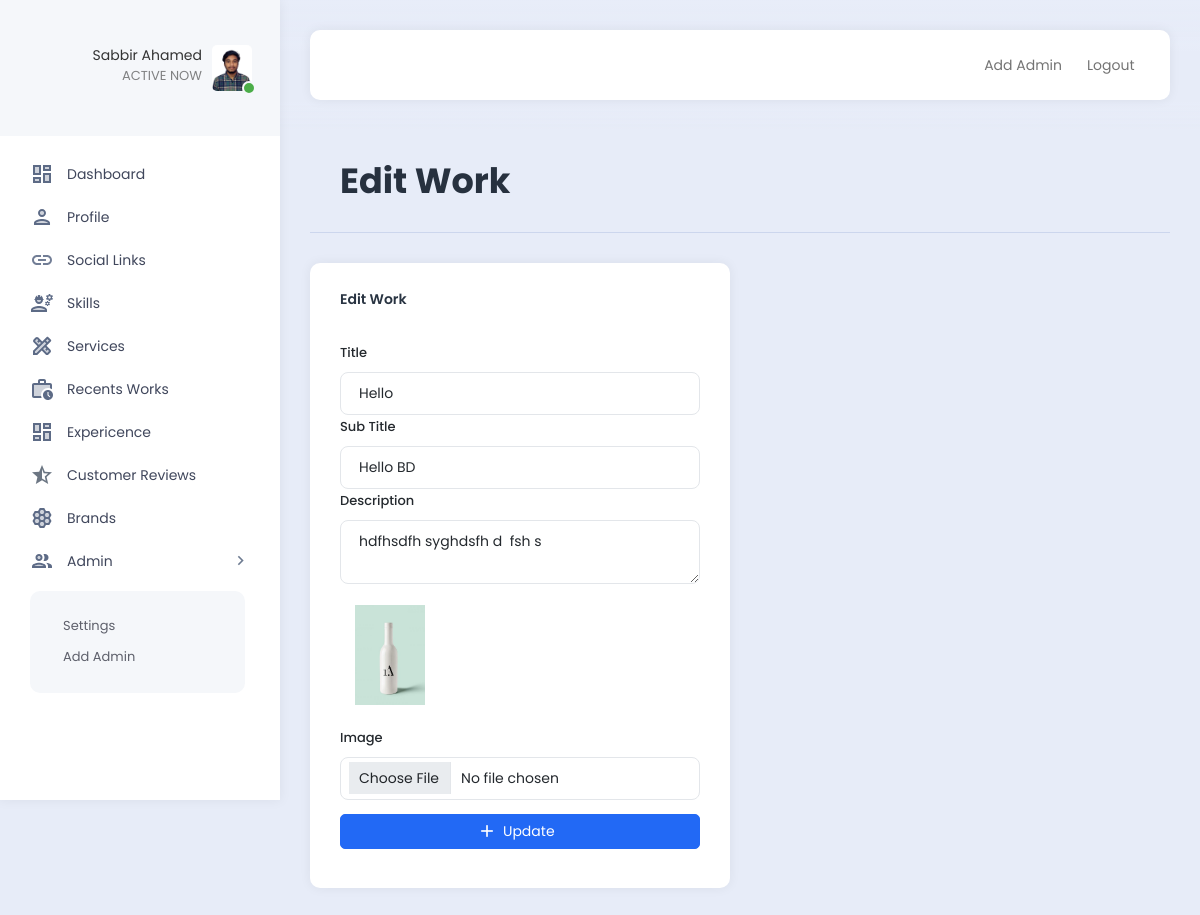
Screenshot of /admin/editWork.php?editid=3 (signed in) with the database file from the repository.
### tables this page shows
CREATE TABLE `recent_works` (
  `id` int NOT NULL,
  `title` varchar(200) NOT NULL,
  `sub_title` varchar(200) NOT NULL,
  `description` longtext NOT NULL,
  `status` varchar(200) NOT NULL DEFAULT 'deactive',
  `image` varchar(200) NOT NULL DEFAULT 'default.jpg'
);

### admin/editWork.php (the view, shortened to what this page needs)
<?php
include("extends/header.php");
if(isset($_GET['editid'])){
    $id = $_GET['editid'];
    $getQuery = "SELECT * FROM recent_works WHERE id='$id'";
    $connect = mysqli_query($db,$getQuery);
    $recent_works = mysqli_fetch_assoc($connect);
}
?>
<div class="row">
    <div class="col">
        <div class="page-description">
            <h1>Edit Work</h1>
        </div>
    </div>
</div>
<div class="row">
    <div class="col-6">
        <div class="card">
            <div class="card-header">
                <p>Edit Work</p>
            </div>
            <div class="card-body">
                <form action="menuScript/works.php" method="POST" enctype="multipart/form-data" >
                <label for="exampleInputEmail1" class="form-label">Title</label>
                <input type="text" class="form-control" name="skill_title" aria-describedby="emailHelp" value="<?= $recent_works['title'] ?>">
                <label for="exampleInputEmail1" class="form-label">Sub Title</label>
                <input type="text" class="form-control" name="skill_title" aria-describedby="emailHelp" value="<?= $recent_works['sub_title'] ?>">
                <label for="exampleInputEmail1" class="form-label">Description</label>
                <textarea type="text" class="form-control" name="description"><?= $recent_works['description'] ?></textarea>
                <picture class="d-block my-4">
                    <img id="port_show_img" src="../frontend/img/recent_works/uploads/<?= $recent_works['image'] ?>" alt="" style="width:100px; height: 100px; object-fit:contain">
                </picture>
                <label for="exampleInputEmail1" class="form-label">Image</label>
                <input onchange="document.querySelector('#port_show_img').src = window.URL.createObjectURL(this.files[0])" type="file" class="form-control" aria-describedby="emailHelp" name="workimage">
                    <div class="d-grid gap-2 my-3">
                        <button name="update" class="btn btn-primary" type="submit"><i class="material-icons">add</i>Update</button>
                    </div>
                </form>
            </div>
        </div>
    </div>
</div>

### admin/extends/header.php (shortened to what this page needs)
<?php
include ("config/database_conn.php");
     $explode = explode('/', $_SERVER['PHP_SELF']);
     $id = $_SESSION["author_id"];
     $link = end($explode);
     $adimg_query = "SELECT * FROM admins WHERE id='$id'";
     $conection = mysqli_query($db, $adimg_query);
     $user = mysqli_fetch_assoc($conection);
?>
<!DOCTYPE html>
<html lang="en">
<head>
    <link rel="stylesheet" href="https://cdnjs.cloudflare.com/ajax/libs/font-awesome/4.7.0/css/font-awesome.css" />
    <link href="assets/plugins/bootstrap/css/bootstrap.min.css" rel="stylesheet">
    <link href="assets/plugins/perfectscroll/perfect-scrollbar.css" rel="stylesheet">
    <link href="assets/plugins/pace/pace.css" rel="stylesheet">
    <link href="assets/css/main.min.css" rel="stylesheet">
    <link href="assets/css/custom.css" rel="stylesheet">
</head>
<body>
    <div class="app align-content-stretch d-flex flex-wrap">
        <div class="app-sidebar">
            <div class="logo">
                <a href="index.html" class="logo-icon"><span class="logo-text">SAVALON TECHNOLOGIES</span></a>
                <div class="sidebar-user-switcher user-activity-online">
                    <a href="#">
                    <?php if ($user['image'] == 'default.png') { ?>
                        <img src="../assets/images/profile/default/default.png" alt="img">
                        <?php }else{  ?>
                        <img src="assets\images\profile/uploads/<?= $user['image'] ?>">
                        <?php } ?>
                        <span class="activity-indicator"></span>
                        <span class="user-info-text"><?= $_SESSION["author_name"] ?><br><span class="user-state-info">ACTIVE NOW</span></span>
                    </a>
                </div>
            </div>
            <div class="app-menu">
                <ul class="accordion-menu">
                    <li class="<?= $link == 'index.php'?'active-page':''?>">
                        <a href="index.php" class="active"><i class="material-icons-two-tone">dashboard</i>Dashboard</a>
                    </li>
                    <li class="<?= $link == 'profile.php'?'active-page':''?>">
                        <a href="profile.php" class="active"><i class="material-icons-two-tone">person</i>Profile</a>
                    </li>
                    <li class="<?= $link == 'links.php'?'active-page':''?>">
                        <a href="links.php" class="active"><i class="material-icons-two-tone">link</i>Social Links</a>
                    </li>
                    <li class="<?= $link == 'skills.php'?'active-page':''?>">
                        <a href="skills.php" class="active"><i class="material-icons-two-tone">engineering</i>Skills</a>
                    </li>
                    <li class="<?= $link == 'services.php'?'active-page':''?>">
                        <a href="services.php" class="active"><i class="material-icons-two-tone">design_services</i>Services</a>
                    </li>
                    <li class="<?= $link == 'recent_works.php'?'active-page':''?>">
                        <a href="recent_works.php" class="active"><i class="material-icons-two-tone">work_history</i>Recents Works</a>
                    </li>
                    <li class="<?= $link == 'experience.php'?'active-page':''?>">
                        <a href="experience.php" class="active"><i class="material-icons-two-tone">dashboard</i>Expericence</a>
                    </li>
                    <li class="<?= $link == 'customer_reviews.php'?'active-page':''?>">
                        <a href="customer_reviews.php" class="active"><i class="material-icons-two-tone">star_half</i>Customer Reviews</a>
                    </li>
                    <li class="<?= $link == 'brands.php'?'active-page':''?>">
                        <a href="brands.php" class="active"><i class="material-icons-two-tone">hive</i>Brands</a>
                    </li>
                    <li>
                        <a href=""><i class="material-icons-two-tone">people</i>Admin<i class="material-icons has-sub-menu">keyboard_arrow_right</i></a>
                        <ul class="sub-menu">
                            <li>
                                <a href="settings.php">Settings</a>
                            </li>
                            <li>
                                <a href="add_admin.php">Add Admin</a>
                            </li>
                        </ul>
                    </li>
                </ul>
            </div>
        </div>
        <div class="app-container">
            <div class="app-header">
                <nav class="navbar navbar-light navbar-expand-lg">
                    <div class="container-fluid">
                        <div class="d-flex">
                            <ul class="navbar-nav">
                                <li class="nav-item hidden-on-mobile">
                                    <a class="nav-link " href="add_admin.php">Add Admin</a>
                                </li>
                                <li class="nav-item hidden-on-mobile">
                                    <a class="nav-link" href="extends/logout.php">Logout</a>
                                </li>
                            </ul>
                        </div>
                    </div>
                </nav>
            </div>
            <div class="app-content">
                <div class="content-wrapper">

### rows the page displays
recent_works: skill_title "Hello", skill_title "Hello BD", description "hdfhsdfh syghdsfh d fsh s", image (picture)

### other values shown
$_SESSION["author_name"] "Sabbir Ahamed"
